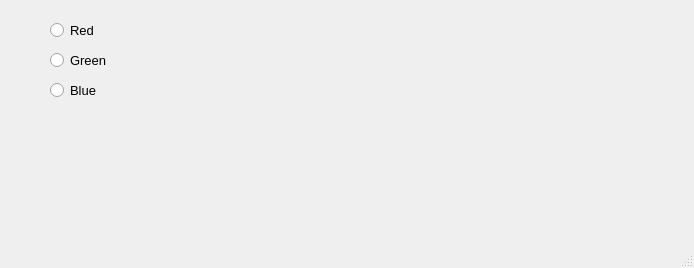
<?xml version="1.0" encoding="UTF-8"?>
<ui version="4.0">
 <class>MainWindow</class>
 <widget class="QMainWindow" name="MainWindow">
  <property name="geometry">
   <rect>
    <x>0</x>
    <y>0</y>
    <width>694</width>
    <height>268</height>
   </rect>
  </property>
  <property name="windowTitle">
   <string>MainWindow</string>
  </property>
  <widget class="QWidget" name="centralwidget">
   <widget class="QRadioButton" name="radioButton">
    <property name="geometry">
     <rect>
      <x>50</x>
      <y>20</y>
      <width>95</width>
      <height>20</height>
     </rect>
    </property>
    <property name="font">
     <font>
      <pointsize>10</pointsize>
     </font>
    </property>
    <property name="text">
     <string>Red</string>
    </property>
   </widget>
   <widget class="QRadioButton" name="radioButton_2">
    <property name="geometry">
     <rect>
      <x>50</x>
      <y>50</y>
      <width>95</width>
      <height>20</height>
     </rect>
    </property>
    <property name="font">
     <font>
      <pointsize>10</pointsize>
     </font>
    </property>
    <property name="text">
     <string>Green</string>
    </property>
   </widget>
   <widget class="QRadioButton" name="radioButton_3">
    <property name="geometry">
     <rect>
      <x>50</x>
      <y>80</y>
      <width>95</width>
      <height>20</height>
     </rect>
    </property>
    <property name="font">
     <font>
      <pointsize>10</pointsize>
     </font>
    </property>
    <property name="text">
     <string>Blue</string>
    </property>
   </widget>
  </widget>
  <widget class="QMenuBar" name="menubar">
   <property name="geometry">
    <rect>
     <x>0</x>
     <y>0</y>
     <width>694</width>
     <height>26</height>
    </rect>
   </property>
  </widget>
  <widget class="QStatusBar" name="statusbar"/>
 </widget>
 <resources/>
 <connections/>
</ui>
